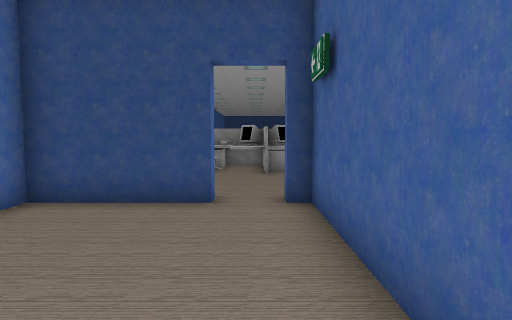
[1] (above)

22 first-person views from a walk through a 3-D level made in the Unity game engine. The camera is 1.3 m above the floor, tilts 4° down and sees 75° across. The floor is counted in squares, 1 m on a side. Each view is taken from the middle of a square. On the plan, view 1 faces up. The plan holds only what a view shows up to about 14 squares ahead; the rest is blank. The place goes on beyond the plan. The player character is not drawn. Some animated figures are not drawn. Some surface patterns are stand-ins.

[2]
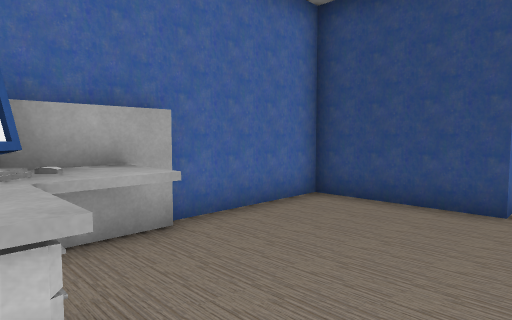

[3]
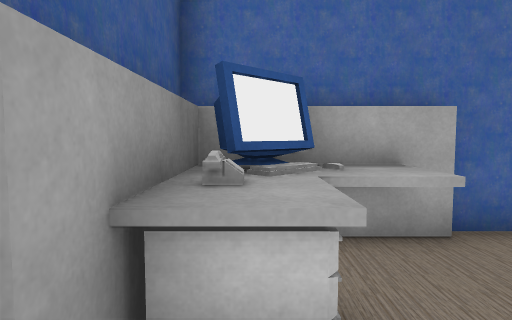

[4]
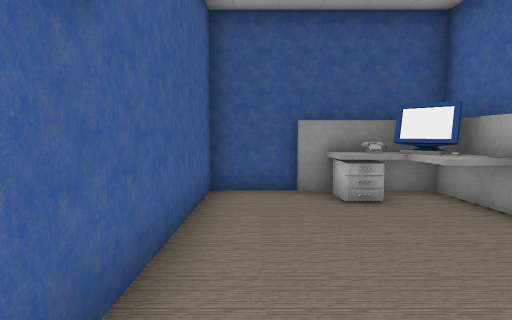

[5]
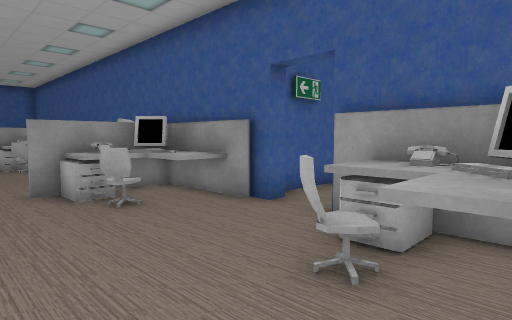

[6]
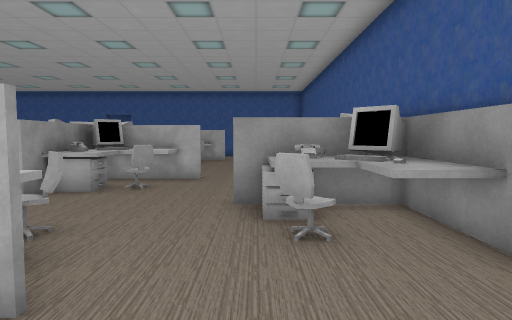

[7]
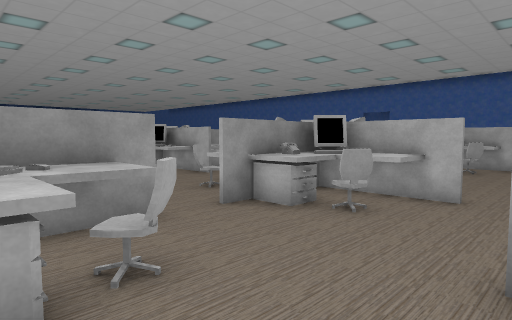

[8]
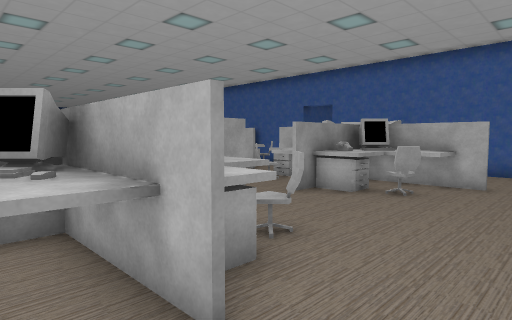

[9]
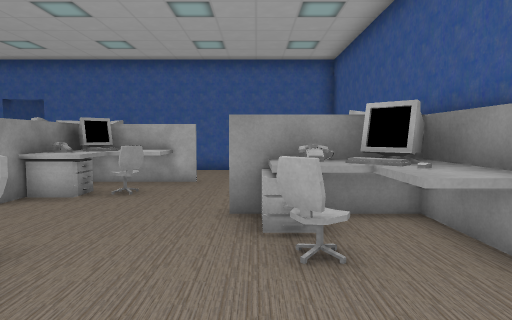

[10]
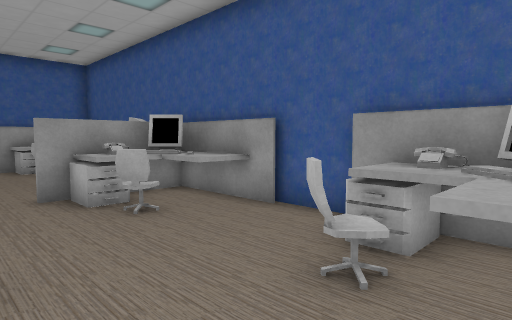

[11]
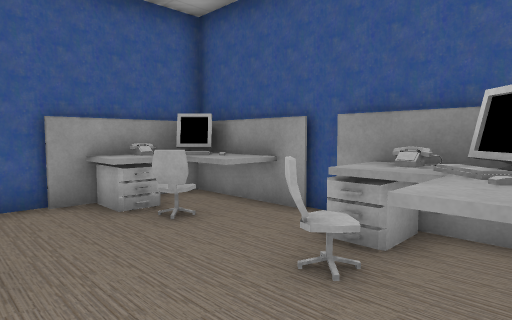

[12]
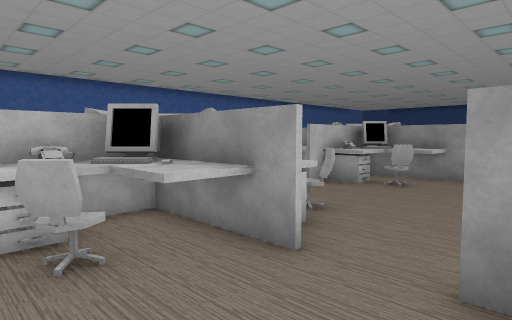

[13]
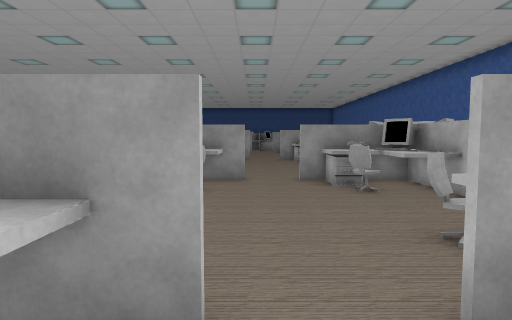

[14]
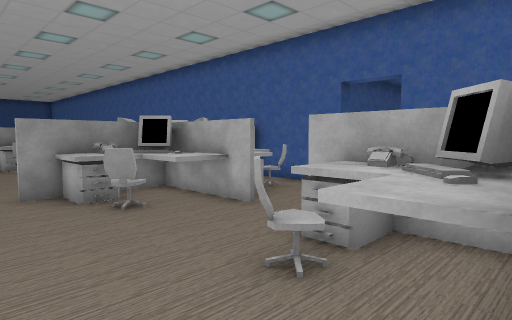

[15]
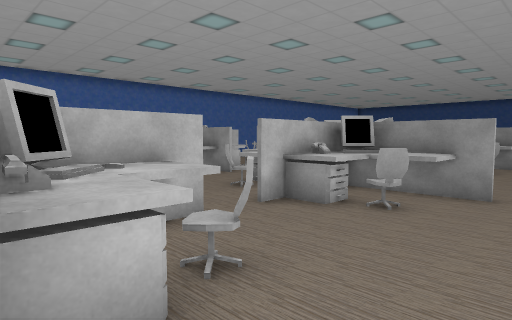

[16]
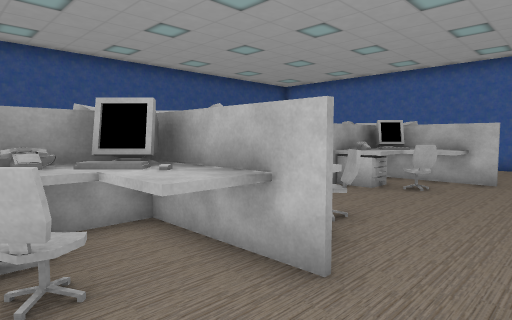

[17]
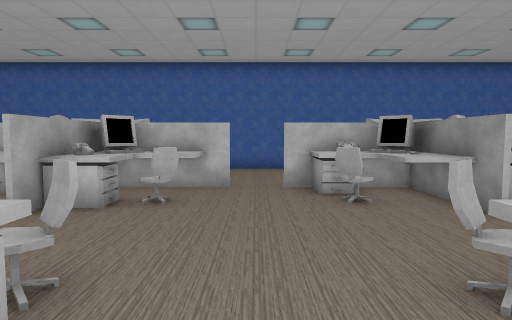

[18]
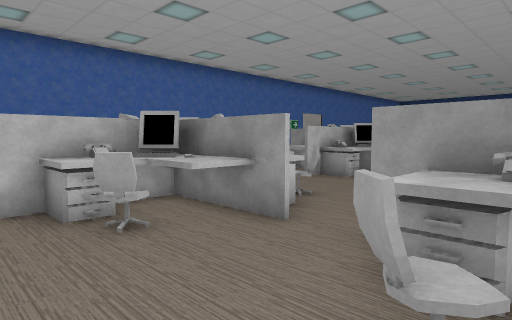

[19]
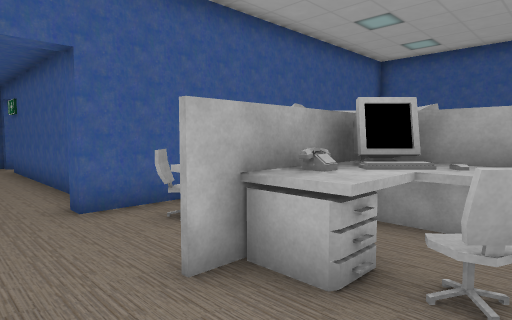

[20]
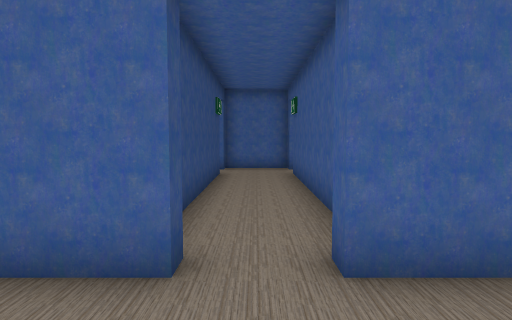

[21]
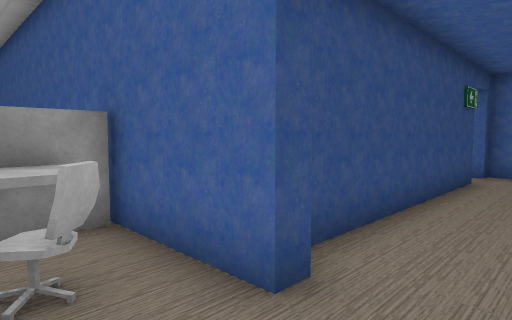

[22]
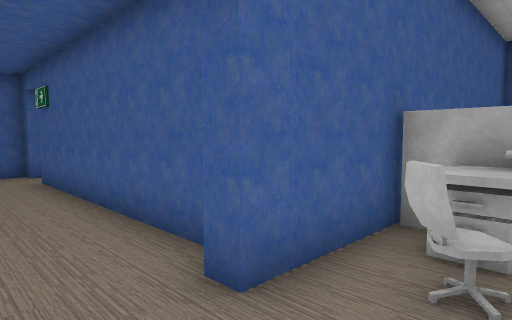

### Floor plan
Key: @ floor where view 1 was taken; # wall or solid block; . floor; ^ raised ledge; K keyboard; P phone; C cabinet; H chair; M monitor; O other object.
Columns run from 5 left of view 1 to 29 right of it. Each row starts with its distance up from view 1.
 31      OO        OO  OO
 30    OOOOO        O  O
 29     OOO         O  O
 28      O..        .  .
 27       ...       ....
 26       ...       ....
 25       O.O.       ..
 24     OOO O..  OO  ..  OO
 23      OOOO.OOOOOOO..OOOO O#
 22      OOOO..OOOOOO..OOOOOO#
 21      OO.O..OOOO.O..O.OOOO#########
 20 #....O.......O........O..#.........
 19 #..................................
 18 #....O.......O........O..#.........
 17      OO.O..OOOO.O..O.OOOO##########
 16      OOOO..OOOOOO..OOOOOO#
 15      OOOO.OOOOOOO..OOOO O#
 14    OOOOOO..OOOOOO..OOOO
 13    OOOO.O..OOOO.O..O.OO
 12  .  .O.......O........O..#
 11    ......................#
 10  ^......CC^....H.C^.....^#
  9  ^^H...H^P^.H....P^^H..HP^
  8  MP^...^KMKPC..^KMMKPC^^M^
  7 #####.#^^^ ^^##^^^^^^##^##
  6 #.....#
  5 #.....#
  4 #.....#
  3 #.....#
  2  ^^...#
  1  ^^...#
  0  OKP.@#
 -1  ######

Where each view was taken, in squares from view 1:
view 1: 0 up, 0 right, facing up
view 2: 0 up, 0 right, facing up-left
view 3: 0 up, 0 right, facing left
view 4: 7 up, 0 right, facing down
view 5: 12 up, 4 left, facing down-right
view 6: 10 up, 2 left, facing right
view 7: 10 up, 1 right, facing up-right
view 8: 10 up, 7 right, facing up-right
view 9: 10 up, 7 right, facing right
view 10: 12 up, 5 right, facing down-right
view 11: 12 up, 13 right, facing down-right
view 12: 12 up, 14 right, facing up-left
view 13: 13 up, 12 right, facing up
view 14: 15 up, 12 right, facing up-right
view 15: 15 up, 13 right, facing up-left
view 16: 20 up, 11 right, facing down-left
view 17: 19 up, 9 right, facing left
view 18: 19 up, 7 right, facing up-left
view 19: 20 up, 14 right, facing down-right
view 20: 19 up, 17 right, facing right
view 21: 18 up, 18 right, facing up-right
view 22: 20 up, 18 right, facing down-right
